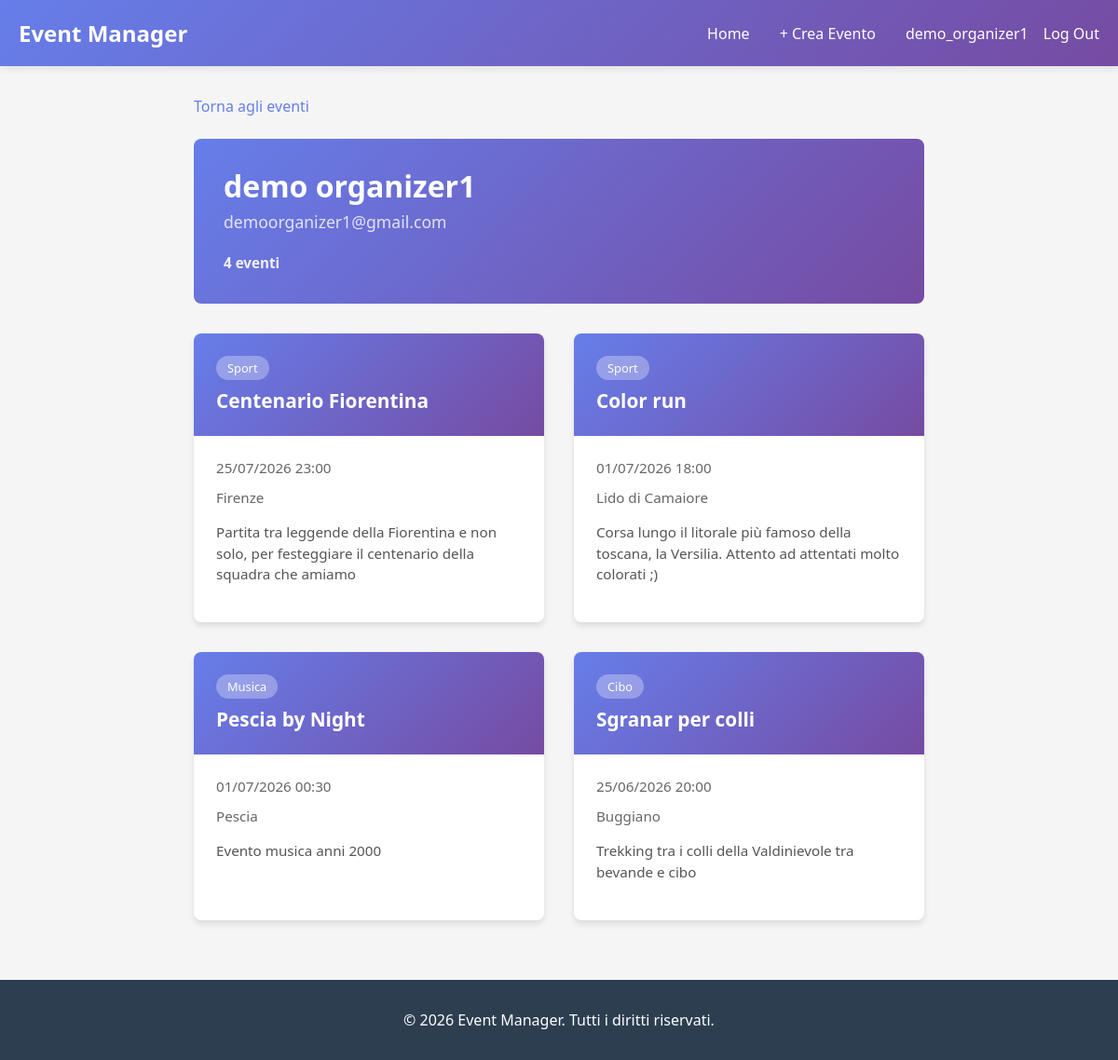
Page /organizer/2/events/ (signed in) on the committed database.
### users/models.py (models this page shows, shortened)
class CustomUser(AbstractUser):
    ROLE_CHOICES = (
        ('attendee', 'Attendee'),
        ('organizer', 'Organizer'),
    )
    role = models.CharField(max_length=15, choices=ROLE_CHOICES, blank=False)
    bio = models.TextField(blank=True, null=True)
    email = models.EmailField(blank=False, unique=True)
    first_name = models.CharField(max_length=150, blank=False)
    last_name = models.CharField(max_length=150, blank=False)

### events/models.py (models this page shows, shortened)
class Event(models.Model):
    title = models.CharField(max_length=200)
    description = models.TextField()
    date = models.DateTimeField()
    location = models.CharField(max_length=200)
    category = models.ForeignKey(
        Category,
        on_delete=models.SET_NULL,
        null=True,
        blank=True,
        related_name='events'
    )
    organizer = models.ForeignKey(
        settings.AUTH_USER_MODEL,
        on_delete=models.CASCADE,
        related_name='organized_events'
    )
    created_at = models.DateTimeField(auto_now_add=True)
    class Meta:
        ordering = ['date']

class Category(models.Model):
    name = models.CharField(max_length=100)
    class Meta:
        verbose_name_plural = "Categories"

### events/views.py (the view)
# urls.py: path('organizer/<int:organizer_id>/events/', events_views.organizer_events, name='organizer_events'),
@login_required(login_url='login')
def organizer_events(request, organizer_id):
    organizer = get_object_or_404(User, id=organizer_id, role='organizer')
    events = Event.objects.filter(organizer=organizer).order_by('-date')
    context = {
        'organizer': organizer,
        'events': events,
    }
    return render(request, 'organizer_events.html', context)

### templates/organizer_events.html (shortened to what this page needs)
{% extends "base.html" %}
{% load static %}
{% block extra_css %}
<link rel="stylesheet" href="{% static 'css/events.css' %}">
{% endblock %}
{% block content %}
<a href="{% url 'event_list' %}" class="back-link">Torna agli eventi</a>
<div class="organizer-header">
    <div class="organizer-profile-info">
        <h1>{{ organizer.get_full_name|default:organizer.username }}</h1>
        {% if organizer.email %}
            <p class="organizer-email">
                {{ organizer.email }}
            </p>
        {% endif %}
        <p class="organizer-count"><strong>{{ events.count }} event{{ events.count|pluralize:"o,i" }}</strong></p>
    </div>
</div>
{% if events %}
    <div class="events-container">
        {% for event in events %}
            <div class="event-card">
                <a href="{% url 'event_detail' event.id %}">
                    <div class="event-header">
                        {% if event.category %}
                            <span class="event-category">{{ event.category.name }}</span>
                        {% endif %}
                        <h3 class="event-title">{{ event.title }}</h3>
                    </div>
                    <div class="event-body">
                        <div class="event-date">
                            <span>{{ event.date|date:"d/m/Y H:i" }}</span>
                        </div>
                        <div class="event-location">
                            <span>{{ event.location }}</span>
                        </div>
                        <p class="event-description">{{ event.description|truncatewords:30 }}</p>
                    </div>
                </a>
            </div>
        {% endfor %}
    </div>
{% else %}
    <div class="no-events">
        <h3>Nessun evento trovato</h3>
        <p>Questo organizzatore non ha ancora creato eventi</p>
    </div>
{% endif %}
{% endblock %}

### templates/base.html (shortened to what this page needs)
{% load static %}
<!DOCTYPE html>
<html lang="it">
<head>
    <link rel="stylesheet" href="{% static 'css/main.css' %}">
    {% block extra_css %}{% endblock %}
</head>
<body>
    {% if user.is_authenticated %}
    <nav>
        <div class="nav-container">
            <a href="{% url 'event_list' %}" class="nav-brand">Event Manager</a>
            <ul class="nav-links">
                <li><a href="{% url 'event_list' %}">Home</a></li>
                {% if user.role == 'organizer' %}
                    <li><a href="{% url 'event_create' %}">+ Crea Evento</a></li>
                {% endif %}
                <li class="nav-user-meta">
                    <a href="{% url 'profile' %}" class="nav-user-link">
                         <span>{{ user.username }}</span>
                    </a>
                    <form action="{% url 'logout' %}" method="POST" class="nav-logout-form">
                        <button type="submit" class="nav-logout-btn">
                            Log Out
                        </button>
                    </form>
                </li>
            </ul>
        </div>
    </nav>
    {% endif %}
    <div class="container">
        {% block content %}{% endblock %}
    </div>
    <footer>
        <p class="footer-copyright">&copy; 2026 Event Manager. Tutti i diritti riservati.</p>
    </footer>
</body>
</html>

### static/css/main.css (style rules this page uses)
* { margin: 0; padding: 0; box-sizing: border-box; }
html, body { height: 100%; }
body { font-family: 'Segoe UI', Tahoma, Geneva, Verdana, sans-serif; background-color: #f5f5f5; color: #333; display: flex; flex-direction: column; min-height: 100vh; }
nav { background: linear-gradient(135deg, #667eea 0%, #764ba2 100%); padding: 1.2rem 0; box-shadow: 0 2px 10px rgba(0, 0, 0, 0.1); position: sticky; top: 0; z-index: 100; }
.nav-container { max-width: 1200px; margin: 0 auto; padding: 0 20px; display: flex; justify-content: space-between; align-items: center; }
.nav-brand { color: white; font-size: 1.5rem; font-weight: bold; text-decoration: none; }
.nav-links { display: flex; list-style: none; gap: 2rem; align-items: center; margin-left: auto; width: auto; }
.nav-links a { color: white; text-decoration: none; transition: opacity 0.3s; font-weight: 500; }
.nav-user-meta { margin-left: auto; display: flex; align-items: center; gap: 1rem; }
.nav-user-link { display: flex; align-items: center; gap: 0.5rem; }
.nav-logout-form { display: inline; margin: 0; padding: 0; }
.nav-logout-btn { background: none; border: none; color: white; cursor: pointer; font-family: inherit; font-size: inherit; font-weight: inherit; text-decoration: none; padding: 0; }
.container { max-width: 1200px; margin: 2rem auto; padding: 0 20px; flex: 1 0 auto; }
footer { background-color: #2c3e50; color: white; text-align: center; padding: 2rem 0; margin-top: 0; flex-shrink: 0; width: 100%; }
.footer-copyright { margin: 0; }
.back-link { display: inline-block; margin-bottom: 1.5rem; color: #667eea; text-decoration: none; font-weight: 500; }

### static/css/events.css (style rules this page uses)
.events-container { display: grid; grid-template-columns: repeat(auto-fill, minmax(300px, 1fr)); gap: 2rem; margin-bottom: 2rem; }
.event-card { background: white; border-radius: 8px; overflow: hidden; box-shadow: 0 4px 6px rgba(0, 0, 0, 0.1); transition: transform 0.3s, box-shadow 0.3s; display: flex; flex-direction: column; cursor: pointer; }
.event-card a { text-decoration: none; color: inherit; flex: 1; display: flex; flex-direction: column; }
.event-header { background: linear-gradient(135deg, #667eea 0%, #764ba2 100%); color: white; padding: 1.5rem; }
.event-category { display: inline-block; background: rgba(255, 255, 255, 0.3); padding: 0.25rem 0.75rem; border-radius: 20px; font-size: 0.8rem; margin-bottom: 0.5rem; width: fit-content; }
.event-title { font-size: 1.3rem; font-weight: bold; margin: 0; }
.event-body { padding: 1.5rem; flex: 1; display: flex; flex-direction: column; }
.event-date, .event-location { display: flex; align-items: center; gap: 0.5rem; color: #666; margin-bottom: 0.75rem; font-size: 0.95rem; }
.event-location { margin-bottom: 1rem; }
.event-description { color: #555; font-size: 0.95rem; line-height: 1.5; flex: 1; margin-bottom: 1rem; }
.organizer-header { background: linear-gradient(135deg, #667eea 0%, #764ba2 100%); color: white; padding: 2rem; border-radius: 8px; margin-bottom: 2rem; display: flex; align-items: center; gap: 2rem; }
.organizer-email { font-size: 1.1rem; opacity: 0.8; margin-top: -0.4rem; margin-bottom: 0.5rem; font-weight: 500; }
.organizer-count { margin-top: 0.5rem; font-size: 0.95rem; }
.organizer-profile-info > .organizer-email { margin: 2rem; }
.organizer-profile-info { flex: 1 !important; }
.organizer-profile-info h1 { margin: 0 0 0.5rem 0 !important; font-size: 2rem !important; color: white !important; line-height: 1.2 !important; }
.organizer-profile-info p { margin: 0 0 0.5rem 0 !important; opacity: 0.9 !important; color: white !important; line-height: 1.5 !important; }
.organizer-profile-info .organizer-email { font-size: 1.1rem !important; opacity: 0.8 !important; margin-top: -0.2rem !important; margin-bottom: 0.5rem !important; font-weight: 500 !important; }
.organizer-profile-info .organizer-count { margin-top: 1.25rem !important; margin-bottom: 0 !important; font-size: 0.95rem !important; font-weight: 600 !important; }

### rows in the picture
CustomUser: username "demo_organizer1", get_full_name "demo organizer1", email "demoorganizer1@gmail.com"
Event: category.name "Sport", title "Centenario Fiorentina", date "25/07/2026 23:00", location "Firenze", description "Partita tra leggende della Fiorentina e non solo, per festeggiare il centenario della squadra che amiamo"
Event: category.name "Sport", title "Color run", date "01/07/2026 18:00", location "Lido di Camaiore", description "Corsa lungo il litorale più famoso della toscana, la Versilia. Attento ad attentati molto colorati ;)"
Event: category.name "Musica", title "Pescia by Night", date "01/07/2026 00:30", location "Pescia", description "Evento musica anni 2000"
Event: category.name "Cibo", title "Sgranar per colli", date "25/06/2026 20:00", location "Buggiano", description "Trekking tra i colli della Valdinievole tra bevande e cibo"

### other values in the picture
{{ events.count }} "4"
